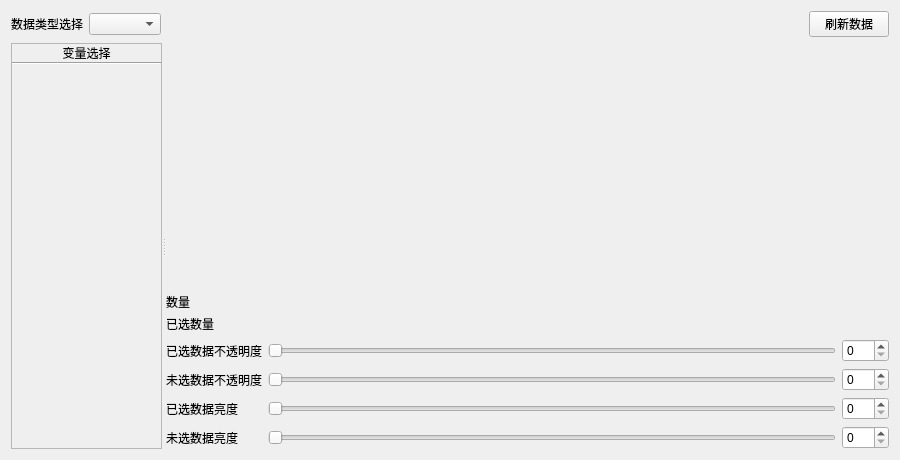
<?xml version="1.0" encoding="UTF-8"?>
<ui version="4.0">
 <class>igQtVariableDensityWidget</class>
 <widget class="QWidget" name="igQtVariableDensityWidget">
  <property name="geometry">
   <rect>
    <x>0</x>
    <y>0</y>
    <width>900</width>
    <height>460</height>
   </rect>
  </property>
  <property name="windowTitle">
   <string>Form</string>
  </property>
  <layout class="QVBoxLayout" name="verticalLayout">
   <item>
    <layout class="QHBoxLayout" name="horizontalLayout">
     <item>
      <widget class="QLabel" name="label_10">
       <property name="text">
        <string>数据类型选择</string>
       </property>
      </widget>
     </item>
     <item>
      <widget class="QComboBox" name="dataTypeChoose"/>
     </item>
     <item>
      <spacer name="horizontalSpacer">
       <property name="orientation">
        <enum>Qt::Horizontal</enum>
       </property>
       <property name="sizeHint" stdset="0">
        <size>
         <width>40</width>
         <height>20</height>
        </size>
       </property>
      </spacer>
     </item>
     <item>
      <widget class="QPushButton" name="refreshData">
       <property name="text">
        <string>刷新数据</string>
       </property>
      </widget>
     </item>
    </layout>
   </item>
   <item>
    <widget class="QSplitter" name="splitter">
     <property name="sizePolicy">
      <sizepolicy hsizetype="Expanding" vsizetype="Expanding">
       <horstretch>0</horstretch>
       <verstretch>0</verstretch>
      </sizepolicy>
     </property>
     <property name="orientation">
      <enum>Qt::Horizontal</enum>
     </property>
     <property name="childrenCollapsible">
      <bool>false</bool>
     </property>
     <widget class="QScrollArea" name="scrollArea">
      <property name="sizePolicy">
       <sizepolicy hsizetype="Preferred" vsizetype="Expanding">
        <horstretch>0</horstretch>
        <verstretch>0</verstretch>
       </sizepolicy>
      </property>
      <property name="minimumSize">
       <size>
        <width>90</width>
        <height>0</height>
       </size>
      </property>
      <property name="widgetResizable">
       <bool>true</bool>
      </property>
      <widget class="QWidget" name="widget_2">
       <property name="geometry">
        <rect>
         <x>0</x>
         <y>0</y>
         <width>163</width>
         <height>404</height>
        </rect>
       </property>
       <layout class="QVBoxLayout" name="verticalLayout_6">
        <property name="spacing">
         <number>0</number>
        </property>
        <property name="leftMargin">
         <number>0</number>
        </property>
        <property name="topMargin">
         <number>0</number>
        </property>
        <property name="rightMargin">
         <number>0</number>
        </property>
        <property name="bottomMargin">
         <number>0</number>
        </property>
        <item>
         <layout class="QVBoxLayout" name="variable">
          <item>
           <widget class="QLabel" name="label">
            <property name="text">
             <string>变量选择</string>
            </property>
            <property name="alignment">
             <set>Qt::AlignCenter</set>
            </property>
           </widget>
          </item>
          <item>
           <widget class="Line" name="line_2">
            <property name="orientation">
             <enum>Qt::Horizontal</enum>
            </property>
           </widget>
          </item>
         </layout>
        </item>
        <item>
         <spacer name="verticalSpacer_2">
          <property name="orientation">
           <enum>Qt::Vertical</enum>
          </property>
          <property name="sizeHint" stdset="0">
           <size>
            <width>20</width>
            <height>460</height>
           </size>
          </property>
         </spacer>
        </item>
       </layout>
      </widget>
     </widget>
     <widget class="QWidget" name="verticalLayoutWidget">
      <layout class="QVBoxLayout" name="verticalLayout_3">
       <item>
        <widget class="QWidget" name="drawWidget" native="true">
         <property name="sizePolicy">
          <sizepolicy hsizetype="Expanding" vsizetype="Expanding">
           <horstretch>0</horstretch>
           <verstretch>0</verstretch>
          </sizepolicy>
         </property>
         <layout class="QVBoxLayout" name="verticalLayout_4"/>
        </widget>
       </item>
       <item>
        <layout class="QFormLayout" name="formLayout">
         <property name="horizontalSpacing">
          <number>15</number>
         </property>
         <property name="verticalSpacing">
          <number>4</number>
         </property>
         <item row="0" column="0">
          <widget class="QLabel" name="variableName">
           <property name="text">
            <string/>
           </property>
          </widget>
         </item>
         <item row="0" column="1">
          <widget class="QLabel" name="variablePos">
           <property name="text">
            <string/>
           </property>
          </widget>
         </item>
         <item row="1" column="0">
          <widget class="QLabel" name="label_3">
           <property name="text">
            <string>数量</string>
           </property>
          </widget>
         </item>
         <item row="1" column="1">
          <widget class="QLabel" name="variableDensityNum">
           <property name="text">
            <string/>
           </property>
          </widget>
         </item>
         <item row="2" column="0">
          <widget class="QLabel" name="label_2">
           <property name="text">
            <string>已选数量</string>
           </property>
          </widget>
         </item>
         <item row="2" column="1">
          <widget class="QLabel" name="variableChoosedDensityNum">
           <property name="text">
            <string/>
           </property>
          </widget>
         </item>
        </layout>
       </item>
       <item>
        <layout class="QGridLayout" name="gridLayout_2">
         <item row="2" column="0">
          <widget class="QLabel" name="label_7">
           <property name="text">
            <string>未选数据不透明度</string>
           </property>
          </widget>
         </item>
         <item row="1" column="1">
          <widget class="QSlider" name="choosedAlphaSlider">
           <property name="sizePolicy">
            <sizepolicy hsizetype="Expanding" vsizetype="Fixed">
             <horstretch>0</horstretch>
             <verstretch>0</verstretch>
            </sizepolicy>
           </property>
           <property name="maximum">
            <number>255</number>
           </property>
           <property name="orientation">
            <enum>Qt::Horizontal</enum>
           </property>
          </widget>
         </item>
         <item row="1" column="0">
          <widget class="QLabel" name="label_6">
           <property name="text">
            <string>已选数据不透明度</string>
           </property>
          </widget>
         </item>
         <item row="1" column="2">
          <widget class="QSpinBox" name="choosedAlphaSpinBox">
           <property name="maximum">
            <number>255</number>
           </property>
          </widget>
         </item>
         <item row="3" column="0">
          <widget class="QLabel" name="label_8">
           <property name="text">
            <string>已选数据亮度</string>
           </property>
          </widget>
         </item>
         <item row="4" column="0">
          <widget class="QLabel" name="label_9">
           <property name="text">
            <string>未选数据亮度</string>
           </property>
          </widget>
         </item>
         <item row="2" column="1">
          <widget class="QSlider" name="unChoosedAlphaSlider">
           <property name="maximum">
            <number>255</number>
           </property>
           <property name="orientation">
            <enum>Qt::Horizontal</enum>
           </property>
          </widget>
         </item>
         <item row="3" column="1">
          <widget class="QSlider" name="choosedLightSlider">
           <property name="maximum">
            <number>255</number>
           </property>
           <property name="orientation">
            <enum>Qt::Horizontal</enum>
           </property>
          </widget>
         </item>
         <item row="4" column="1">
          <widget class="QSlider" name="unChoosedLightSlider">
           <property name="maximum">
            <number>255</number>
           </property>
           <property name="orientation">
            <enum>Qt::Horizontal</enum>
           </property>
          </widget>
         </item>
         <item row="2" column="2">
          <widget class="QSpinBox" name="unChoosedAlphaSpinBox">
           <property name="maximum">
            <number>255</number>
           </property>
          </widget>
         </item>
         <item row="3" column="2">
          <widget class="QSpinBox" name="choosedLightSpinBox">
           <property name="maximum">
            <number>255</number>
           </property>
          </widget>
         </item>
         <item row="4" column="2">
          <widget class="QSpinBox" name="unChoosedLightSpinBox">
           <property name="maximum">
            <number>255</number>
           </property>
          </widget>
         </item>
        </layout>
       </item>
      </layout>
     </widget>
    </widget>
   </item>
  </layout>
 </widget>
 <resources/>
 <connections/>
</ui>
